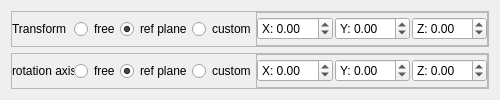
        <widget class="QWidget" name="tab_2">
         <attribute name="title">
          <string>Transform Control</string>
         </attribute>
         <layout class="QGridLayout" name="gridLayout">
          <item row="0" column="0">
           <widget class="QFrame" name="frame_6">
            <property name="frameShape">
             <enum>QFrame::StyledPanel</enum>
            </property>
            <property name="frameShadow">
             <enum>QFrame::Raised</enum>
            </property>
            <layout class="QHBoxLayout" name="horizontalLayout_14">
             <property name="spacing">
              <number>0</number>
             </property>
             <property name="leftMargin">
              <number>0</number>
             </property>
             <property name="topMargin">
              <number>0</number>
             </property>
             <property name="rightMargin">
              <number>0</number>
             </property>
             <property name="bottomMargin">
              <number>0</number>
             </property>
             <item>
              <widget class="QLabel" name="label_2">
               <property name="minimumSize">
                <size>
                 <width>62</width>
                 <height>0</height>
                </size>
               </property>
               <property name="maximumSize">
                <size>
                 <width>62</width>
                 <height>16777215</height>
                </size>
               </property>
               <property name="text">
                <string>Transform</string>
               </property>
              </widget>
             </item>
             <item>
              <widget class="QRadioButton" name="transFreeRadioButton">
               <property name="text">
                <string>free</string>
               </property>
              </widget>
             </item>
             <item>
              <widget class="QRadioButton" name="transRefplaneRadioButton">
               <property name="text">
                <string>ref plane</string>
               </property>
               <property name="checked">
                <bool>true</bool>
               </property>
              </widget>
             </item>
             <item>
              <widget class="QRadioButton" name="transCustomRadioButton">
               <property name="text">
                <string>custom</string>
               </property>
              </widget>
             </item>
             <item>
              <widget class="QFrame" name="transCustomFrame">
               <property name="frameShape">
                <enum>QFrame::StyledPanel</enum>
               </property>
               <property name="frameShadow">
                <enum>QFrame::Raised</enum>
               </property>
               <layout class="QHBoxLayout" name="horizontalLayout_15">
                <property name="spacing">
                 <number>2</number>
                </property>
                <property name="leftMargin">
                 <number>0</number>
                </property>
                <property name="topMargin">
                 <number>0</number>
                </property>
                <property name="rightMargin">
                 <number>0</number>
                </property>
                <property name="bottomMargin">
                 <number>0</number>
                </property>
                <item>
                 <widget class="QDoubleSpinBox" name="transVXDoubleSpinBox">
                  <property name="minimumSize">
                   <size>
                    <width>60</width>
                    <height>0</height>
                   </size>
                  </property>
                  <property name="prefix">
                   <string>X: </string>
                  </property>
                  <property name="minimum">
                   <double>-99.000000000000000</double>
                  </property>
                 </widget>
                </item>
                <item>
                 <widget class="QDoubleSpinBox" name="transVYDoubleSpinBox">
                  <property name="sizePolicy">
                   <sizepolicy hsizetype="Minimum" vsizetype="Fixed">
                    <horstretch>0</horstretch>
                    <verstretch>0</verstretch>
                   </sizepolicy>
                  </property>
                  <property name="minimumSize">
                   <size>
                    <width>60</width>
                    <height>0</height>
                   </size>
                  </property>
                  <property name="prefix">
                   <string>Y: </string>
                  </property>
                  <property name="minimum">
                   <double>-99.000000000000000</double>
                  </property>
                 </widget>
                </item>
                <item>
                 <widget class="QDoubleSpinBox" name="transVZDoubleSpinBox">
                  <property name="minimumSize">
                   <size>
                    <width>60</width>
                    <height>0</height>
                   </size>
                  </property>
                  <property name="prefix">
                   <string>Z: </string>
                  </property>
                  <property name="minimum">
                   <double>-99.000000000000000</double>
                  </property>
                 </widget>
                </item>
               </layout>
              </widget>
             </item>
            </layout>
           </widget>
          </item>
          <item row="0" column="1">
           <spacer name="horizontalSpacer_14">
            <property name="orientation">
             <enum>Qt::Horizontal</enum>
            </property>
            <property name="sizeHint" stdset="0">
             <size>
              <width>0</width>
              <height>20</height>
             </size>
            </property>
           </spacer>
          </item>
          <item row="1" column="0">
           <widget class="QFrame" name="frame_5">
            <property name="sizePolicy">
             <sizepolicy hsizetype="Preferred" vsizetype="Preferred">
              <horstretch>0</horstretch>
              <verstretch>0</verstretch>
             </sizepolicy>
            </property>
            <property name="frameShape">
             <enum>QFrame::StyledPanel</enum>
            </property>
            <property name="frameShadow">
             <enum>QFrame::Raised</enum>
            </property>
            <layout class="QHBoxLayout" name="horizontalLayout_3">
             <property name="spacing">
              <number>0</number>
             </property>
             <property name="leftMargin">
              <number>0</number>
             </property>
             <property name="topMargin">
              <number>0</number>
             </property>
             <property name="rightMargin">
              <number>0</number>
             </property>
             <property name="bottomMargin">
              <number>0</number>
             </property>
             <item>
              <widget class="QLabel" name="label">
               <property name="minimumSize">
                <size>
                 <width>62</width>
                 <height>0</height>
                </size>
               </property>
               <property name="maximumSize">
                <size>
                 <width>62</width>
                 <height>16777215</height>
                </size>
               </property>
               <property name="text">
                <string>rotation axis</string>
               </property>
              </widget>
             </item>
             <item>
              <widget class="QRadioButton" name="rotateFreeRadioButton">
               <property name="text">
                <string>free</string>
               </property>
               <property name="checked">
                <bool>false</bool>
               </property>
              </widget>
             </item>
             <item>
              <widget class="QRadioButton" name="rotateRefplaneRadioButton">
               <property name="text">
                <string>ref plane</string>
               </property>
               <property name="checked">
                <bool>true</bool>
               </property>
              </widget>
             </item>
             <item>
              <widget class="QRadioButton" name="rotateCustomRadioButton">
               <property name="text">
                <string>custom</string>
               </property>
              </widget>
             </item>
             <item>
              <widget class="QFrame" name="rotateCustomFrame">
               <property name="frameShape">
                <enum>QFrame::StyledPanel</enum>
               </property>
               <property name="frameShadow">
                <enum>QFrame::Raised</enum>
               </property>
               <layout class="QHBoxLayout" name="horizontalLayout_16">
                <property name="spacing">
                 <number>2</number>
                </property>
                <property name="leftMargin">
                 <number>0</number>
                </property>
                <property name="topMargin">
                 <number>0</number>
                </property>
                <property name="rightMargin">
                 <number>0</number>
                </property>
                <property name="bottomMargin">
                 <number>0</number>
                </property>
                <item>
                 <widget class="QDoubleSpinBox" name="rotateNXDoubleSpinBox">
                  <property name="minimumSize">
                   <size>
                    <width>60</width>
                    <height>0</height>
                   </size>
                  </property>
                  <property name="prefix">
                   <string>X: </string>
                  </property>
                  <property name="minimum">
                   <double>-99.000000000000000</double>
                  </property>
                 </widget>
                </item>
                <item>
                 <widget class="QDoubleSpinBox" name="rotateNYDoubleSpinBox">
                  <property name="minimumSize">
                   <size>
                    <width>60</width>
                    <height>0</height>
                   </size>
                  </property>
                  <property name="prefix">
                   <string>Y: </string>
                  </property>
                  <property name="minimum">
                   <double>-99.000000000000000</double>
                  </property>
                 </widget>
                </item>
                <item>
                 <widget class="QDoubleSpinBox" name="rotateNZDoubleSpinBox">
                  <property name="minimumSize">
                   <size>
                    <width>60</width>
                    <height>0</height>
                   </size>
                  </property>
                  <property name="prefix">
                   <string>Z: </string>
                  </property>
                  <property name="minimum">
                   <double>-99.000000000000000</double>
                  </property>
                 </widget>
                </item>
               </layout>
              </widget>
             </item>
            </layout>
           </widget>
          </item>
          <item row="1" column="1">
           <spacer name="horizontalSpacer_13">
            <property name="orientation">
             <enum>Qt::Horizontal</enum>
            </property>
            <property name="sizeHint" stdset="0">
             <size>
              <width>0</width>
              <height>20</height>
             </size>
            </property>
           </spacer>
          </item>
         </layout>
        </widget>
